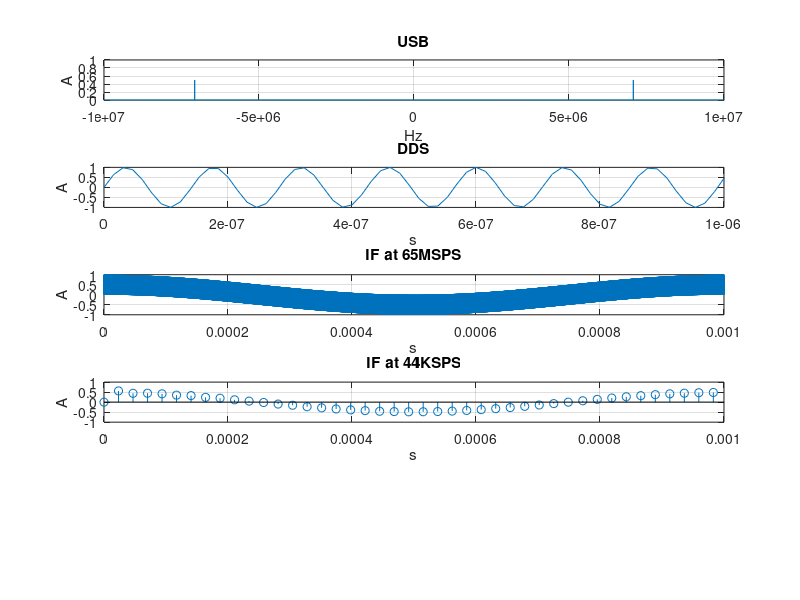

The MATLAB source for this figure:
addpath("C:\Users\Martin Stoyanov\IdeaProjects\va3aui\matlab")
pkg load communications
pkg load signal
clear all
close all
clc

fs = 65e6
t = 0 : 1/fs : 1e-3 - 1/fs
df = -fs/2 : 1e3 : fs/2-1e3

audio = sin(2*pi*1000*t)# + sin(2*pi*1900*t)
fc = 7.074e6
usb = ssbmod(audio, fc, fs, 0, "upper")

dds = sin(2*pi*fc*t)
sig = dds.*usb

figure(1)
subplot(5, 1, 1)
plot(df, abs(fftshift(fft(usb)/length(df))))
axis([-10e6, 10e6, 0, 1])
title('USB')
xlabel('Hz')
ylabel('A')
grid on
subplot(5, 1, 2)
plot(t, dds)
axis([0, 1e-6, -1, 1])
title('DDS')
xlabel('s')
ylabel('A')
grid on
subplot(5, 1, 3)
plot(t, sig)
axis([0, 1e-3, -1, 1])
title('IF at 65MSPS')
xlabel('s')
ylabel('A')
grid on
subplot(5, 1, 4)
{
  # Matlab doesn't allow a decimation factor above 13 in a single step:
  dec_factor = 13*13*9
  fs = fs/dec_factor
  t = 0 : 1/fs : 1e-3
  df = -fs/2 : 1e3 : fs/2

  sig1 = decimate(sig, 13)
  sig2 = decimate(sig1, 13)
  sig = decimate(sig2, 9)
}
stem(t, sig)
axis([0, 1e-3, -1, 1])
title('IF at 44KSPS')
xlabel('s')
ylabel('A')
grid on

